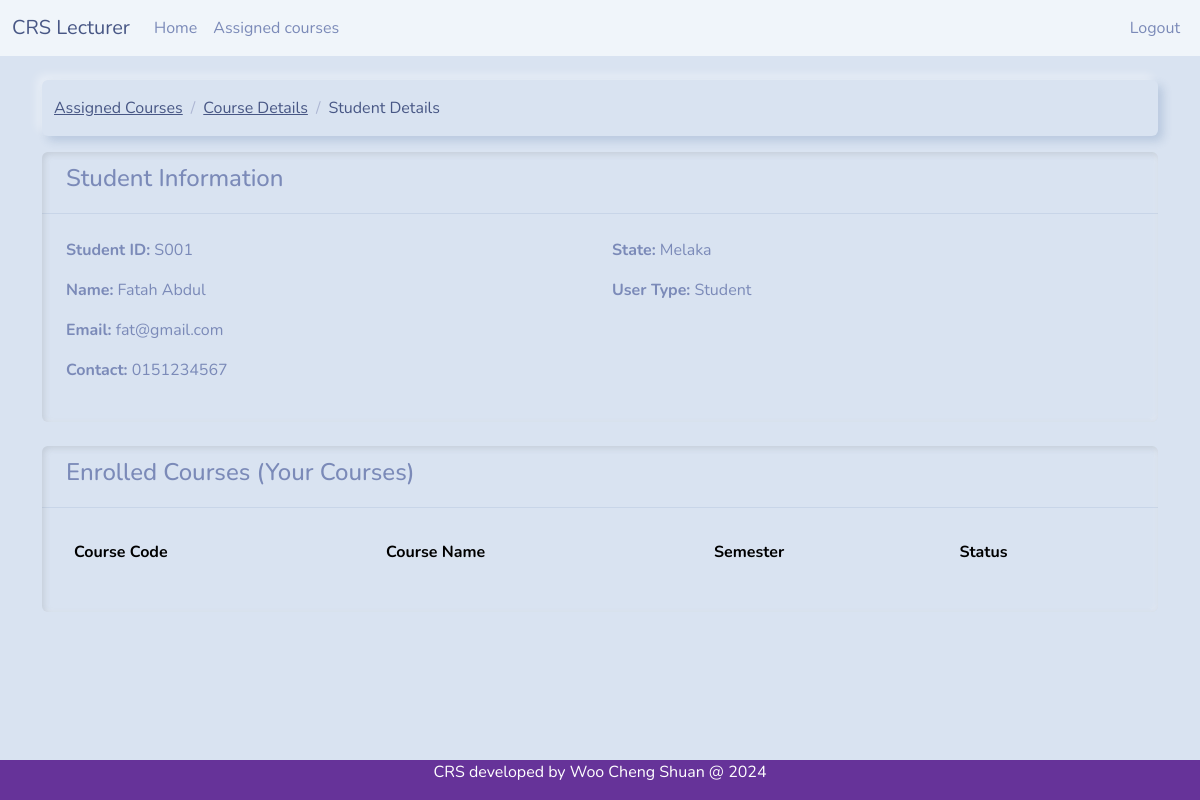
Page /student_details.php?id=S001 (signed in) on the earlier database version.
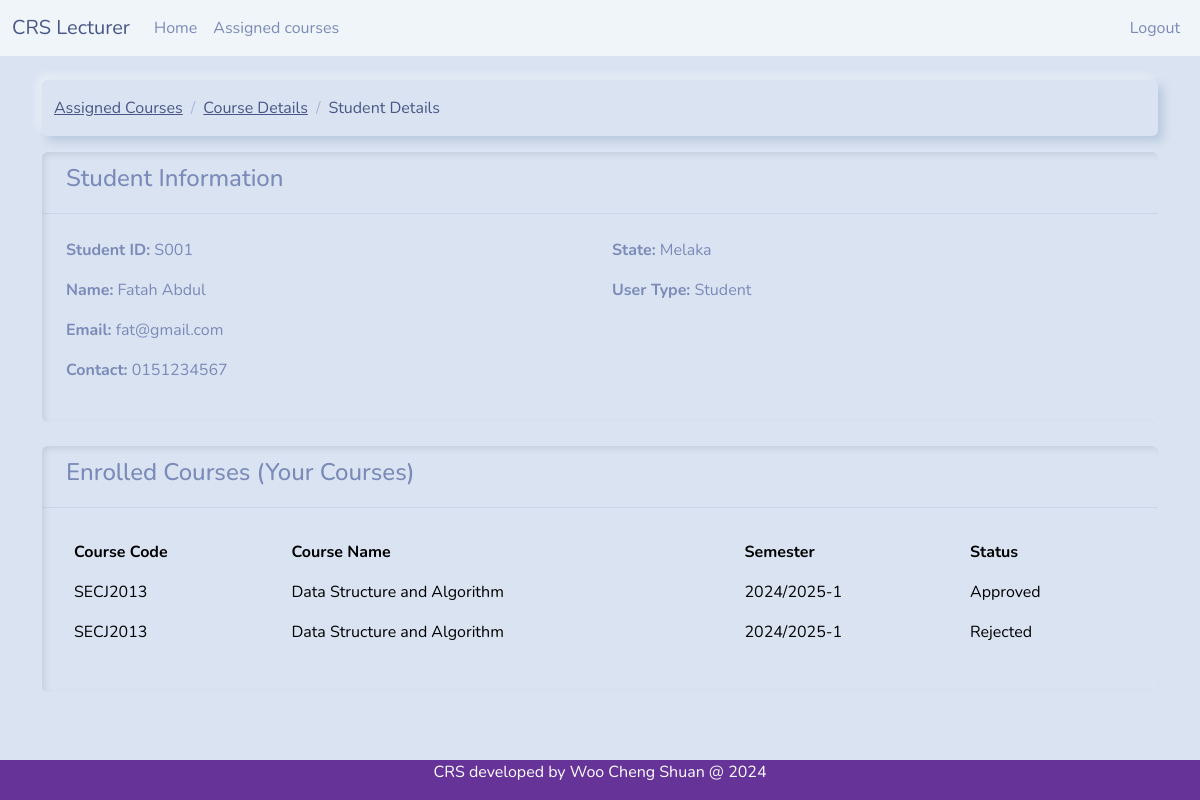
Same page on the later database version.
### tables this page shows
CREATE TABLE `tb_user` (
  `u_sno` varchar(10) NOT NULL,
  `u_pwd` varchar(255) DEFAULT NULL,
  `u_name` varchar(50) NOT NULL,
  `u_contact` varchar(20) DEFAULT NULL,
  `u_state` varchar(20) NOT NULL,
  `u_req` timestamp NULL DEFAULT NULL,
  `u_email` varchar(30) NOT NULL,
  `u_utype` int(11) NOT NULL,
  `session_id` varchar(255) DEFAULT NULL,
  `last_activity` datetime DEFAULT NULL
);

CREATE TABLE `tb_registration` (
  `r_tid` int(11) NOT NULL COMMENT 'This is the transaction ID',
  `r_student` varchar(10) NOT NULL,
  `r_course` varchar(10) NOT NULL,
  `r_section` int(11) NOT NULL,
  `r_sem` varchar(11) NOT NULL,
  `r_status` int(11) NOT NULL
);

CREATE TABLE `tb_course` (
  `c_code` varchar(10) NOT NULL,
  `c_name` varchar(30) NOT NULL,
  `c_credit` int(11) NOT NULL,
  `c_lec` varchar(10) NOT NULL,
  `c_maxstudent` int(11) NOT NULL,
  `c_sem` varchar(20) NOT NULL
);

CREATE TABLE `tb_regstatus` (
  `s_id` int(11) NOT NULL,
  `s_desc` varchar(20) NOT NULL
);

### student_details.php (the view, shortened to what this page needs)
<?php
include 'headerlec.php';
include 'dbconnect.php';
$lecturer_id = $_SESSION['u_sno'];
$student_id = mysqli_real_escape_string($con, $_GET['id']);
$sql = "SELECT u.u_sno, u.u_name, u.u_email, u.u_contact, u.u_state, u.u_utype
        FROM tb_user u
        WHERE u.u_sno = '$student_id'";
$result = mysqli_query($con, $sql);
$student = mysqli_fetch_assoc($result);
$sql = "SELECT c.c_code, c.c_name, r.r_sem, rs.s_desc as status_desc
        FROM tb_registration r
        JOIN tb_course c ON r.r_course = c.c_code
        JOIN tb_regstatus rs ON r.r_status = rs.s_id
        JOIN tb_section s ON r.r_section = s.s_id
        WHERE r.r_student = '$student_id'
        AND s.s_lecturer = '$lecturer_id'
        ORDER BY r.r_sem DESC";
$courses = mysqli_query($con, $sql);
?>
<div class="container mt-4">
    <nav aria-label="breadcrumb">
        <ol class="breadcrumb">
            <li class="breadcrumb-item"><a href="assignedcourse.php">Assigned Courses</a></li>
            <li class="breadcrumb-item"><a href="javascript:history.back()">Course Details</a></li>
            <li class="breadcrumb-item active" aria-current="page">Student Details</li>
        </ol>
    </nav>
    <div class="card mb-4">
        <div class="card-header">
            <h4>Student Information</h4>
        </div>
        <div class="card-body">
            <div class="row">
                <div class="col-md-6">
                    <p><strong>Student ID:</strong> <?php echo htmlspecialchars($student['u_sno']); ?></p>
                    <p><strong>Name:</strong> <?php echo htmlspecialchars($student['u_name']); ?></p>
                    <p><strong>Email:</strong> <?php echo htmlspecialchars($student['u_email']); ?></p>
                    <p><strong>Contact:</strong> <?php echo htmlspecialchars($student['u_contact']); ?></p>
                </div>
                <div class="col-md-6">
                    <p><strong>State:</strong> <?php echo htmlspecialchars($student['u_state']); ?></p>
                    <p><strong>User Type:</strong> <?php echo ($student['u_utype'] == 2 ? 'Student' : ''); ?></p>
                </div>
            </div>
        </div>
    </div>
    <div class="card mb-4">
        <div class="card-header">
            <h4>Enrolled Courses (Your Courses)</h4>
        </div>
        <div class="card-body">
            <div class="table-responsive">
                <table class="table table-hover">
                    <thead>
                        <tr>
                            <th>Course Code</th>
                            <th>Course Name</th>
                            <th>Semester</th>
                            <th>Status</th>
                        </tr>
                    </thead>
                    <tbody>
                        <?php
                        while($course = mysqli_fetch_array($courses)) {
                            echo "<tr>";
                            echo "<td>".htmlspecialchars($course['c_code'])."</td>";
                            echo "<td>".htmlspecialchars($course['c_name'])."</td>";
                            echo "<td>".htmlspecialchars($course['r_sem'])."</td>";
                            echo "<td>".htmlspecialchars($course['status_desc'])."</td>";
                            echo "</tr>";
                        }
                        ?>
                    </tbody>
                </table>
            </div>
        </div>
    </div>
</div>
<?php include 'footer.php'; ?>

### headerlec.php (shortened to what this page needs)
<!DOCTYPE html>
<html lang="en">
<head>
  <link href="css/bootstrap.min.css" rel="stylesheet">
</head>
<body>
<nav class="navbar navbar-expand-lg bg-light" data-bs-theme="light">
  <div class="container-fluid">
    <a class="navbar-brand" href="staff.php">CRS Lecturer</a>
    <div class="collapse navbar-collapse" id="navbarColor03">
      <ul class="navbar-nav me-auto">
        <li class="nav-item">
          <a class="nav-link" href="lecturer.php">Home
          </a>
        </li>
        <li class="nav-item">
          <a class="nav-link" href="assignedcourse.php">Assigned courses</a>
        </li>
      </ul>
      <ul class="navbar-nav ms-auto">
        <li class="nav-item">
          <a class="nav-link" href="logout.php">Logout</a>
        </li>
      </ul>
    </div>
  </div>
</nav>

### footer.php
<div class="footer">
  <p>CRS developed by Woo Cheng Shuan @ 2024</p>
</div>
</body>
</html>

### headerlec.php (style rules this page uses)
.footer { position: fixed; left: 0; bottom: 0; width: 100%; background-color: rebeccapurple; color: white; text-align: center; }

Differences in the rows shown:
now on this page (row edited): tb_registration: r_course.c_code "SECJ2013", r_course.c_name "Data Structure and Algorithm", r_sem "2024/2025-1", r_status.s_desc "Approved"
now on this page (row edited): tb_registration: r_course.c_code "SECJ2013", r_course.c_name "Data Structure and Algorithm", r_sem "2024/2025-1", r_status.s_desc "Rejected"
